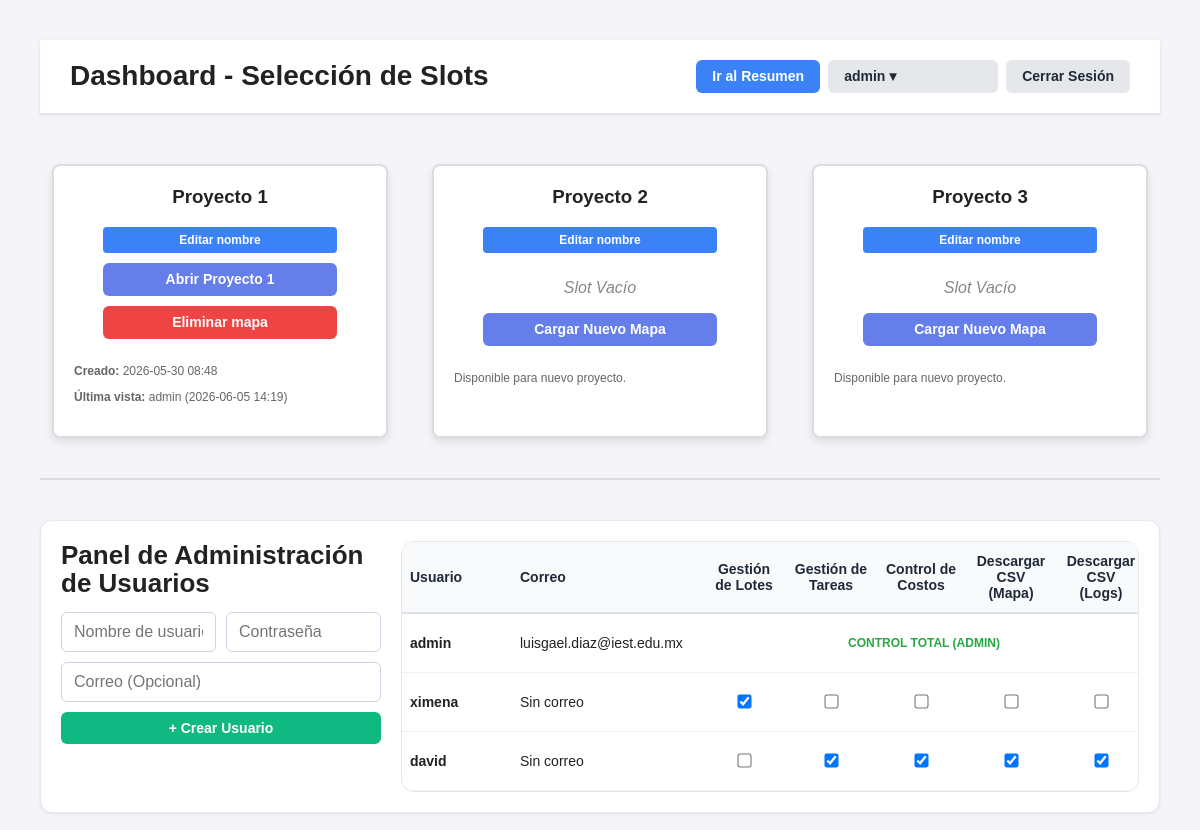
/dashboard (signed in, upper part), run on an earlier commit of the app's database.
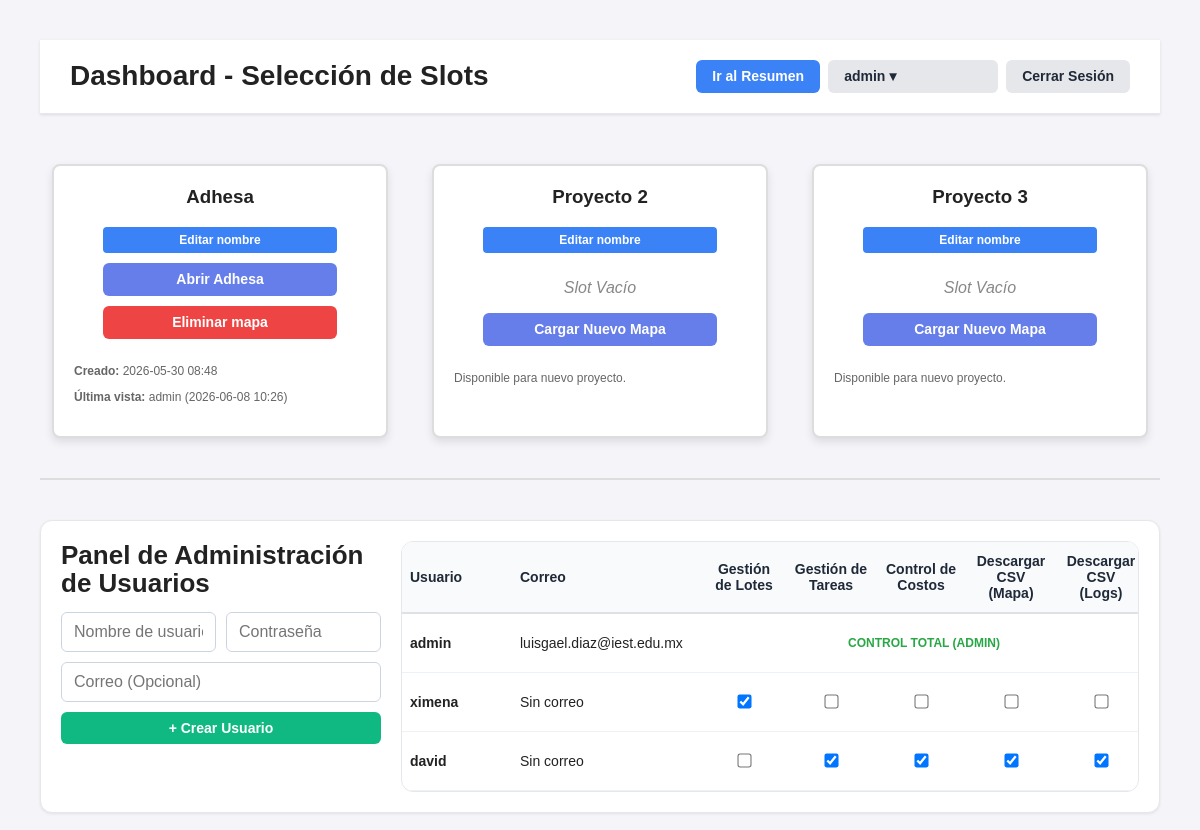
And on a later commit of the database.
### tables this page shows
CREATE TABLE slots
                         (id INTEGER PRIMARY KEY, nombre_real TEXT, slug TEXT, kml_data TEXT, 
                          creado_en TEXT, visto_por TEXT, visto_en TEXT);

### rutas/dashboard.py (the view)
@dashboard_bp.route('/dashboard')
def index():
    if not session.get('logeado'):
        return redirect(url_for('login.index'))
    slots = db.obtener_todos_los_slots()
    usuarios = db.obtener_todos_los_usuarios() if session.get('rol') == 'admin' else []
    reportes_programados = []
    if session.get('rol') == 'admin':
        for reporte in db.obtener_reportes_programados():
            destinatarios_raw = reporte[3] or ''
            formato_raw = reporte[4] or ''
            try:
                destinatarios = json.loads(destinatarios_raw) if destinatarios_raw else []
            except Exception:
                destinatarios = [x.strip() for x in str(destinatarios_raw).replace(';', ',').split(',') if x.strip()]
            try:
                formatos = json.loads(formato_raw) if formato_raw and str(formato_raw).strip().startswith('[') else []
            except Exception:
                formatos = [x.strip().lower() for x in str(formato_raw).replace(';', ',').split(',') if x.strip()]
            if not isinstance(formatos, list):
                formatos = [str(formatos).strip().lower()] if str(formatos).strip() else []
            formatos = [x for x in formatos if x]
            reportes_programados.append({
                'id': reporte[0],
                'nombre': reporte[1],
                'frecuencia_dias': reporte[2],
                'destinatarios': destinatarios,
                'formato': formatos,
                'formato_texto': ' + '.join(f.upper() for f in formatos) if formatos else 'CSV',
                'activo': bool(reporte[5]),
                'creado_por': reporte[6],
                'creado_en': reporte[7],
                'ultimo_envio': reporte[8],
                'proximo_envio': reporte[9],
            })
    kml_saved = request.args.get('kml_saved')
    return render_template('dashboard.html', slots=slots, usuarios=usuarios, reportes_programados=reportes_programados, rol_actual=session.get('rol'), kml_saved=kml_saved)

### database.py (called while the page is built)
    def _get_connection(self):
        conn = sqlite3.connect(self.db_path)
        conn.row_factory = sqlite3.Row
        return conn

    def obtener_todos_los_usuarios(self):
        with self._get_connection() as conn:
            c = conn.cursor()
            c.execute('SELECT id, username, rol, puede_agregar, ultima_conexion, puede_editar, puede_agregar_tareas, puede_marcar_tareas, puede_ver_costos, puede_descargar_mapa, puede_descargar_logs, correo FROM usuarios')
            return c.fetchall()

    def obtener_todos_los_slots(self):
        with self._get_connection() as conn:
            c = conn.cursor()
            c.execute('SELECT id, nombre_real, slug, kml_data, creado_en, visto_por, visto_en FROM slots')
            return c.fetchall()

### templates/dashboard.html (shortened to what the changed rows need)
<!doctype html>
<html lang="es">
<head>
    <link rel="stylesheet" href="{{ url_for('static', filename='css/common.css') }}">
    <link rel="stylesheet" href="{{ url_for('static', filename='css/dashboard.css') }}">
    <link rel="stylesheet" href="{{ url_for('static', filename='css/dashboard_main.css') }}">
</head>
<body data-kml-saved="{{ kml_saved or '' }}">
    <div class="dashboard-header">
        <h1>Dashboard - Selección de Slots</h1>
    </div>
    <div class="slots-container">
        {% for slot in slots %}
        <div class="slot">
            <h3>{{ slot[1] }}</h3>
            {% if rol_actual == 'admin' %}
            <button type="button" class="btn btn-info btn-small" data-slot-id="{{ slot[0] }}" data-slot-name="{{ slot[1] }}" onclick="abrirModalNombreSlot(this)">Editar nombre</button>
            {% endif %}
            {% if slot[3] %}
            <a href="/adhesa/{{ slot[2] }}" class="btn">Abrir {{ slot[1] }}</a>
            <button onclick="abrirModal('{{ slot[0] }}')" class="btn btn-delete">Eliminar mapa</button>
            <div class="metadata">
                <p><strong>Creado:</strong> {{ slot[4] }}</p>
                <p><strong>Última vista:</strong> {{ slot[5] }} ({{ slot[6] }})</p>
            </div>
            {% endif %}
        </div>
        {% endfor %}
    </div>
    {% if rol_actual == 'admin' %}
    <div class="panel-card admin-users-panel">
        <div class="admin-users-form">
            <h2>Panel de Administración de Usuarios</h2>
        </div>
        <div class="admin-users-table-wrap">
        <table class="admin-table admin-users-table">
            <thead>
                <tr>
                    <th>Usuario</th>
                    <th>Correo</th>
                    <th class="text-center">Gestión de Lotes</th>
                    <th class="text-center">Gestión de Tareas</th>
                    <th class="text-center">Control de Costos</th>
                    <th class="text-center">Descargar CSV (Mapa)</th>
                    <th class="text-center">Descargar CSV (Logs)</th>
                </tr>
            </thead>
        </table>
        </div>
    </div>
    {% endif %}
</body>
</html>

What changed in the data, as far as the page shows it:
changed slots "admin": nombre_real "Proyecto 1" → "Adhesa"; visto_en "2026-06-05 14:19" → "2026-06-08 10:26"
